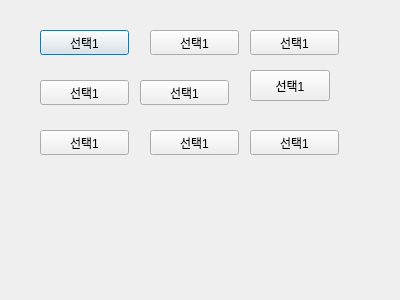
<?xml version="1.0" encoding="UTF-8"?>
<ui version="4.0">
 <class>Dialog</class>
 <widget class="QDialog" name="Dialog">
  <property name="geometry">
   <rect>
    <x>0</x>
    <y>0</y>
    <width>400</width>
    <height>300</height>
   </rect>
  </property>
  <property name="windowTitle">
   <string>Dialog</string>
  </property>
  <widget class="QPushButton" name="stn_1">
   <property name="geometry">
    <rect>
     <x>40</x>
     <y>30</y>
     <width>89</width>
     <height>25</height>
    </rect>
   </property>
   <property name="text">
    <string>선택1</string>
   </property>
  </widget>
  <widget class="QPushButton" name="stn_2">
   <property name="geometry">
    <rect>
     <x>150</x>
     <y>30</y>
     <width>89</width>
     <height>25</height>
    </rect>
   </property>
   <property name="text">
    <string>선택1</string>
   </property>
  </widget>
  <widget class="QPushButton" name="stn_3">
   <property name="geometry">
    <rect>
     <x>250</x>
     <y>30</y>
     <width>89</width>
     <height>25</height>
    </rect>
   </property>
   <property name="text">
    <string>선택1</string>
   </property>
  </widget>
  <widget class="QPushButton" name="stn_4">
   <property name="geometry">
    <rect>
     <x>40</x>
     <y>80</y>
     <width>89</width>
     <height>25</height>
    </rect>
   </property>
   <property name="text">
    <string>선택1</string>
   </property>
  </widget>
  <widget class="QPushButton" name="stn_5">
   <property name="geometry">
    <rect>
     <x>140</x>
     <y>80</y>
     <width>89</width>
     <height>25</height>
    </rect>
   </property>
   <property name="text">
    <string>선택1</string>
   </property>
  </widget>
  <widget class="QPushButton" name="stn_6">
   <property name="geometry">
    <rect>
     <x>250</x>
     <y>70</y>
     <width>80</width>
     <height>31</height>
    </rect>
   </property>
   <property name="text">
    <string>선택1</string>
   </property>
  </widget>
  <widget class="QPushButton" name="stn_7">
   <property name="geometry">
    <rect>
     <x>40</x>
     <y>130</y>
     <width>89</width>
     <height>25</height>
    </rect>
   </property>
   <property name="text">
    <string>선택1</string>
   </property>
  </widget>
  <widget class="QPushButton" name="stn_8">
   <property name="geometry">
    <rect>
     <x>150</x>
     <y>130</y>
     <width>89</width>
     <height>25</height>
    </rect>
   </property>
   <property name="text">
    <string>선택1</string>
   </property>
  </widget>
  <widget class="QPushButton" name="stn_9">
   <property name="geometry">
    <rect>
     <x>250</x>
     <y>130</y>
     <width>89</width>
     <height>25</height>
    </rect>
   </property>
   <property name="text">
    <string>선택1</string>
   </property>
  </widget>
 </widget>
 <resources/>
 <connections/>
</ui>
